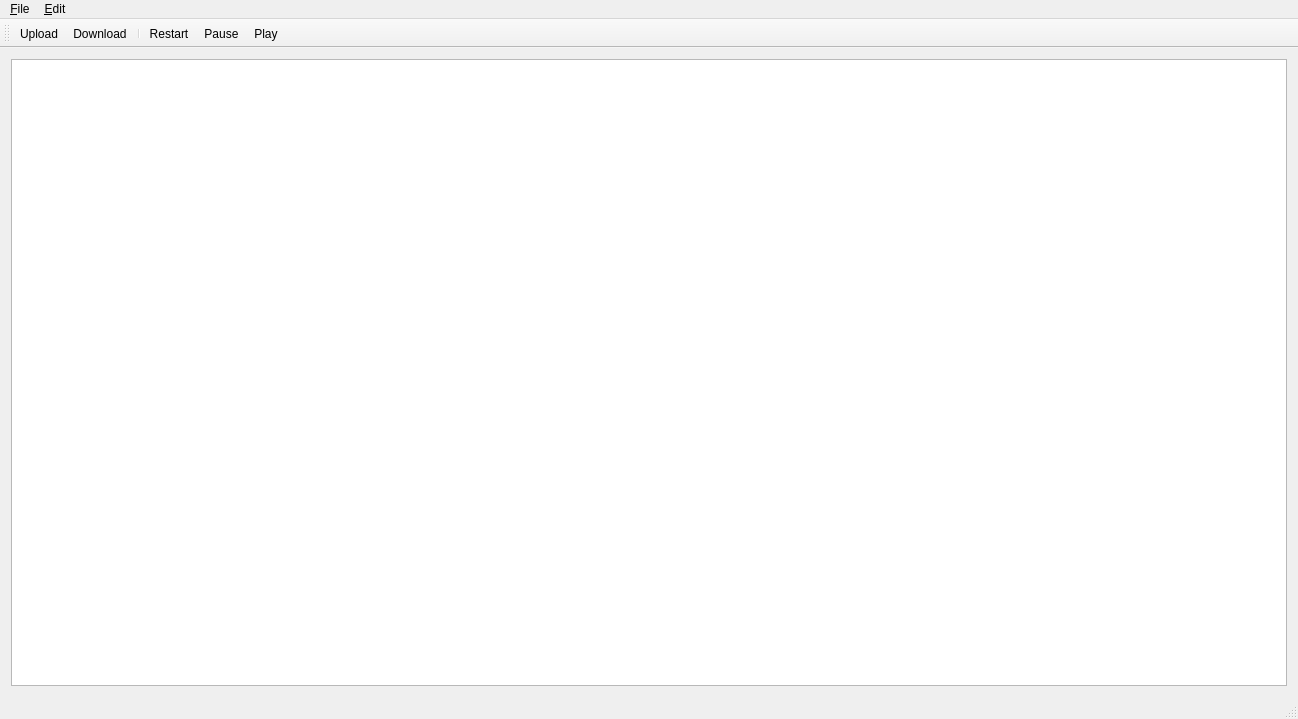
<?xml version="1.0" encoding="UTF-8"?>
<ui version="4.0">
 <class>MainWindow</class>
 <widget class="QMainWindow" name="MainWindow">
  <property name="geometry">
   <rect>
    <x>0</x>
    <y>0</y>
    <width>1298</width>
    <height>719</height>
   </rect>
  </property>
  <property name="windowTitle">
   <string>MainWindow</string>
  </property>
  <widget class="QWidget" name="centralWidget">
   <layout class="QVBoxLayout" name="verticalLayout">
    <item>
     <widget class="QGraphicsView" name="graphicsView"/>
    </item>
   </layout>
  </widget>
  <widget class="QMenuBar" name="menuBar">
   <property name="geometry">
    <rect>
     <x>0</x>
     <y>0</y>
     <width>1298</width>
     <height>20</height>
    </rect>
   </property>
   <widget class="QMenu" name="menu_File">
    <property name="title">
     <string>&amp;File</string>
    </property>
    <addaction name="action_Upload"/>
    <addaction name="action_Download"/>
   </widget>
   <widget class="QMenu" name="menu_Edit">
    <property name="title">
     <string>&amp;Edit</string>
    </property>
   </widget>
   <addaction name="menu_File"/>
   <addaction name="menu_Edit"/>
  </widget>
  <widget class="QToolBar" name="mainToolBar">
   <attribute name="toolBarArea">
    <enum>TopToolBarArea</enum>
   </attribute>
   <attribute name="toolBarBreak">
    <bool>false</bool>
   </attribute>
   <addaction name="action_Upload"/>
   <addaction name="action_Download"/>
   <addaction name="separator"/>
   <addaction name="action_Restart"/>
   <addaction name="action_Pause"/>
   <addaction name="action_Play"/>
  </widget>
  <widget class="QStatusBar" name="statusBar"/>
  <action name="action_Upload">
   <property name="icon">
    <iconset resource="icons.qrc">
     <normaloff>:/new/myRessources/icons/Folder-Upload-icon.png</normaloff>:/new/myRessources/icons/Folder-Upload-icon.png</iconset>
   </property>
   <property name="text">
    <string>&amp;Upload</string>
   </property>
   <property name="toolTip">
    <string>Upload</string>
   </property>
  </action>
  <action name="action_Download">
   <property name="icon">
    <iconset resource="icons.qrc">
     <normaloff>:/new/myRessources/icons/Folder-Download-icon.png</normaloff>:/new/myRessources/icons/Folder-Download-icon.png</iconset>
   </property>
   <property name="text">
    <string>&amp;Download</string>
   </property>
   <property name="toolTip">
    <string>Download</string>
   </property>
  </action>
  <action name="action_Play">
   <property name="icon">
    <iconset resource="icons.qrc">
     <normaloff>:/new/myRessources/icons/Play-Disabled-icon.png</normaloff>:/new/myRessources/icons/Play-Disabled-icon.png</iconset>
   </property>
   <property name="text">
    <string>&amp;Play</string>
   </property>
  </action>
  <action name="action_Pause">
   <property name="icon">
    <iconset resource="icons.qrc">
     <normaloff>:/new/myRessources/icons/Pause-Disabled-icon.png</normaloff>:/new/myRessources/icons/Pause-Disabled-icon.png</iconset>
   </property>
   <property name="text">
    <string>&amp;Pause</string>
   </property>
  </action>
  <action name="action_Restart">
   <property name="icon">
    <iconset resource="icons.qrc">
     <normaloff>:/new/myRessources/icons/Play-Mode-Repeat-All-Disabled-icon.png</normaloff>:/new/myRessources/icons/Play-Mode-Repeat-All-Disabled-icon.png</iconset>
   </property>
   <property name="text">
    <string>&amp;Restart</string>
   </property>
  </action>
 </widget>
 <layoutdefault spacing="6" margin="11"/>
 <resources>
  <include location="icons.qrc"/>
 </resources>
 <connections/>
</ui>
